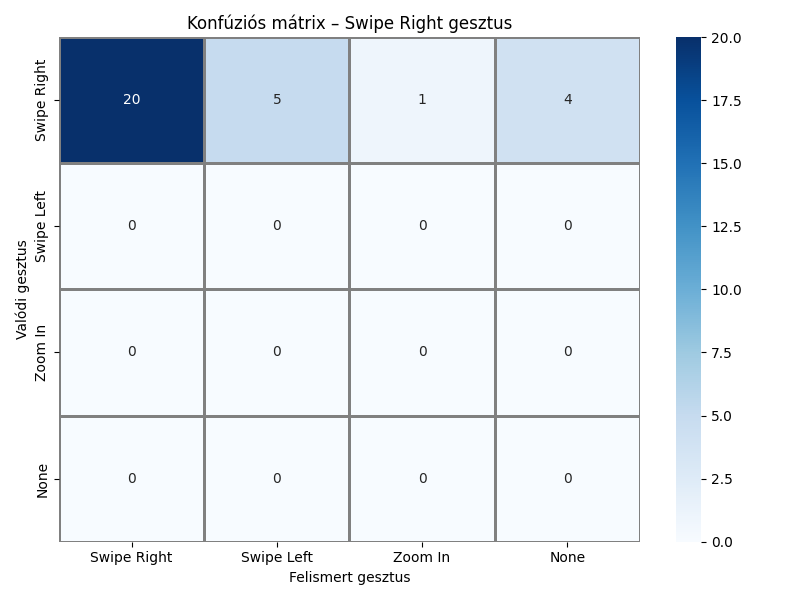

Write the Python code that produced this figure.
# import matplotlib.pyplot as plt
# from sklearn.metrics import confusion_matrix, ConfusionMatrixDisplay

# # Valódi címkék (minden esetben Swipe Right volt a cél)
# true_labels = ['Swipe Right'] * 30

# # Predikált címkék a logfájl alapján (16 jó, 12 rossz Swipe Left, 2 None)
# predicted_labels = ['Swipe Right'] * 20 + ['Swipe Left'] * 5 + ['None'] * 4 + ['Zoom In'] * 1

# # Címkék sorrendje (hozzáadva 'None' kategória is)
# labels = ['Swipe Right', 'Swipe Left', 'None']

# # Konfúziós mátrix kiszámítása
# cm = confusion_matrix(true_labels, predicted_labels, labels=labels)

# # Ábra megjelenítése és mentése
# disp = ConfusionMatrixDisplay(confusion_matrix=cm, display_labels=labels)
# disp.plot(cmap="Blues")
# plt.title("Konfúziós mátrix – Dinamikus gesztus (Swipe Right)")
# plt.tight_layout()
# plt.savefig("swipe_confusion_matrix.png")
# plt.show()


import matplotlib.pyplot as plt
import seaborn as sns
import pandas as pd

# Konfúziós mátrix adatok
data = pd.DataFrame(
    [
        [20, 5, 1, 4],  # Valódi: Swipe Right
        [0, 0, 0, 0],   # Valódi: Swipe Left
        [0, 0, 0, 0],   # Valódi: Zoom In
        [0, 0, 0, 0]    # Valódi: None
    ],
    columns=["Swipe Right", "Swipe Left", "Zoom In", "None"],
    index=["Swipe Right", "Swipe Left", "Zoom In", "None"]
)

# Ábra megjelenítés
plt.figure(figsize=(8, 6))
sns.heatmap(data, annot=True, fmt="d", cmap="Blues", linewidths=1, linecolor="gray", cbar=True)
plt.title("Konfúziós mátrix – Swipe Right gesztus")
plt.xlabel("Felismert gesztus")
plt.ylabel("Valódi gesztus")
plt.tight_layout()
plt.savefig("confusion_matrix.png")
plt.show()
